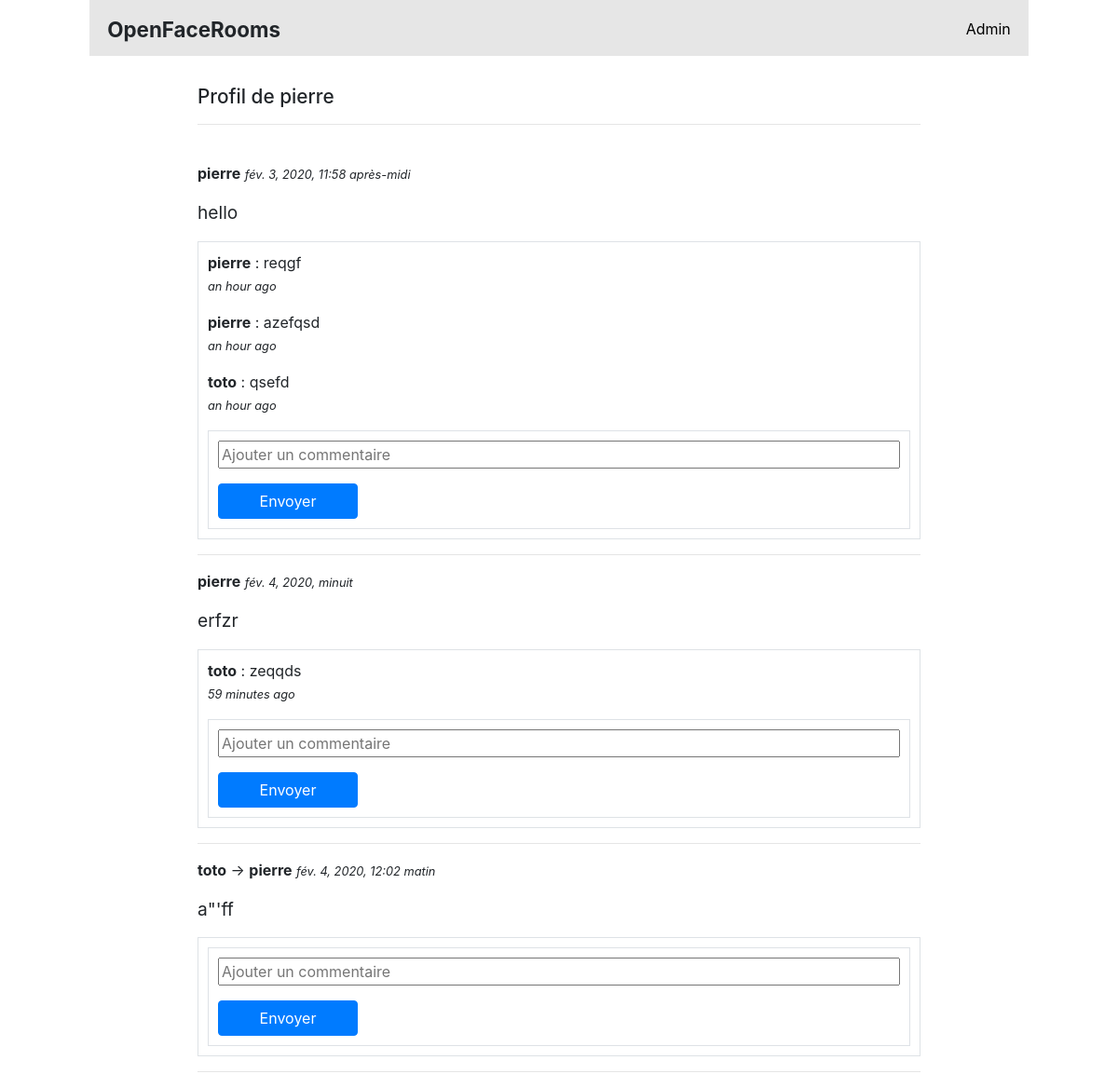
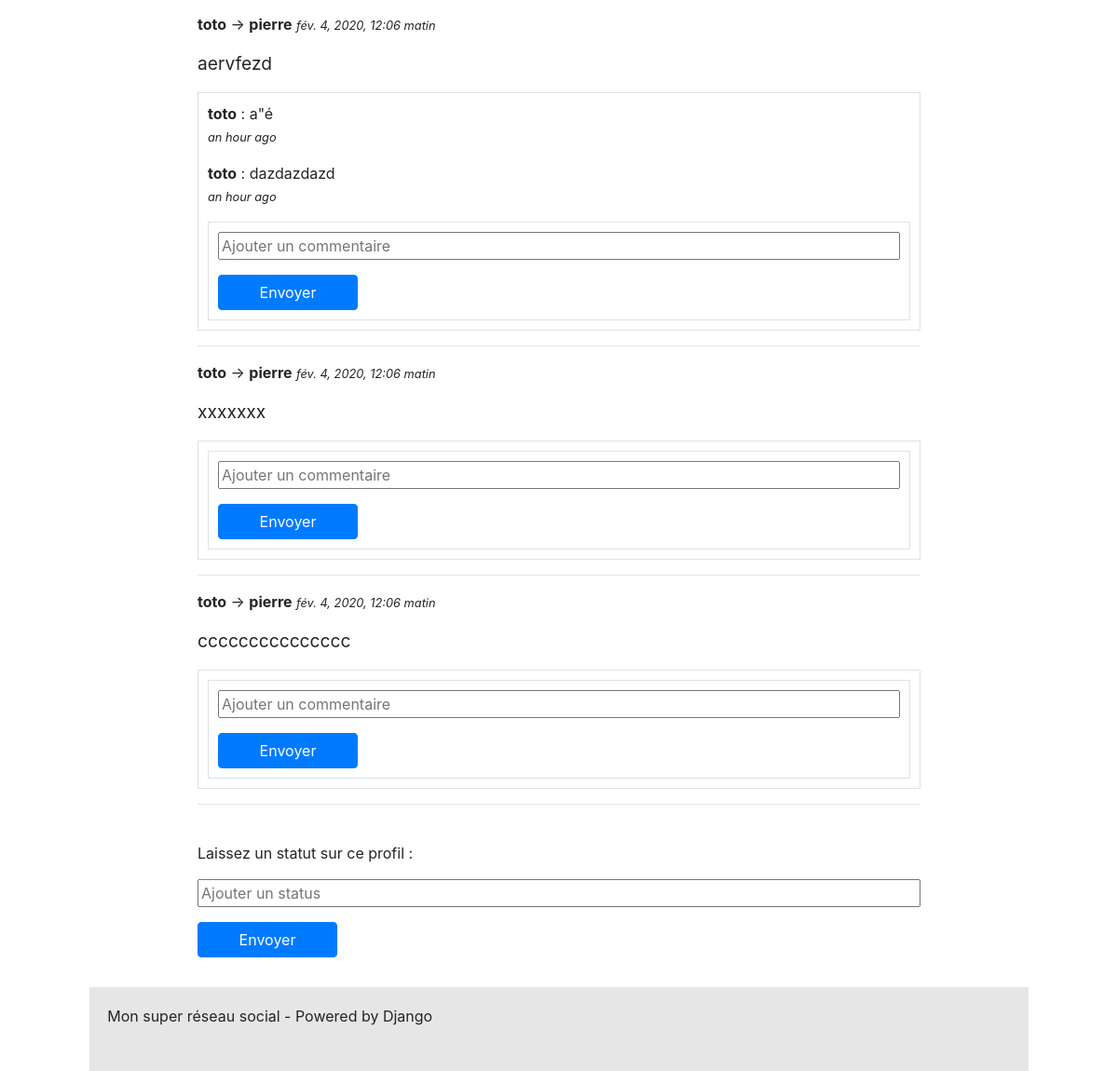
The page /profile/2 on the database its author committed (2 pictures, top to bottom).
### social/models.py (models this page shows, shortened)
class Profile(models.Model):
    user      = models.CharField(max_length=100, verbose_name="")
    date      = models.DateTimeField(default=timezone.now, verbose_name="Date de création")
    class Meta:
        verbose_name="Profil"
    def __str__(self):
        return "Profil de {}".format(self.user)

class Message(models.Model):
    content = models.CharField(max_length=100, verbose_name="")
    author  = models.CharField(max_length=100, verbose_name="")
    date    = models.DateTimeField(default=timezone.now, verbose_name="Date de création")

class ProfileStatus(Message):
    profile = models.ForeignKey('Profile', on_delete=models.CASCADE)
    class Meta:
        verbose_name="Statut"
    def __str__(self):
        return self.content

class Message(models.Model):
    content = models.CharField(max_length=100, verbose_name="")
    author  = models.CharField(max_length=100, verbose_name="")
    date    = models.DateTimeField(default=timezone.now, verbose_name="Date de création")

class Comment(Message):
    status  = models.ForeignKey('ProfileStatus', on_delete=models.CASCADE)
    class Meta:
        verbose_name="Commentaire"

### social/views.py (the view)
# urls.py: path('profile/<id>', views.show_profile, name='show_profile'),
def show_profile(request, id):
    try:
        profile = Profile.objects.get(id=id)
    except:
        raise Http404
    try:
        if request.POST['type_form'] == 'profile_status':
            status = ProfileStatus()
            status.content = request.POST['content']
            status.profile = Profile.objects.get(id=request.POST['profile'])
            status.author = User_Auth.objects.get(id=request.user.id)
            status.save()
            return redirect(show_profile, id)
    except:
        pass
    form = CommentForm(request.POST or None)
    try:
        if request.POST['type_form'] == 'comment_status':
            if form.is_valid():
                comment = Comment()
                comment.content = request.POST['content']
                comment.status = ProfileStatus.objects.get(id=request.POST['status'])
                comment.author = User_Auth.objects.get(id=request.user.id)
                comment.save()
                return redirect(show_profile, id)
    except:
        pass
    statutes = ProfileStatus.objects.filter(profile=profile)
    return render(request, 'social/show_profile.html', locals())

### social/forms.py
class CommentForm(forms.ModelForm):
    def __init__(self, *args, **kwargs):
        super(CommentForm, self).__init__(*args, **kwargs)
        self.fields['content'].widget.attrs['placeholder'] = "Ajouter un commentaire"
    class Meta:
        model = Comment
        fields = ('content',)

### social/templates/social/show_profile.html (shortened to what this page needs)
{% extends "base.html" %}
{% load humanize %}
{% block content%}
	<h2>{{ profile }}</h2>
	<hr>
	<br>
	{% for status in statutes %}
		<p>
			{% if status.author == status.profile.user %}
				<b>{{ status.author }}</b>
			{% else %}
				<b>{{ status.author }}</b> -> <b>{{ status.profile.user }}</b>
			{% endif %}
			<i>{{ status.date }}</i>
			<div class="status">{{ status }}</div>
		</p>
		<div class="border">
			{% if status.comment_set.all.count > 0 %}
				{% for comment in status.comment_set.all %}
					<p>
						<b>{{ comment.author }}</b> : {{ comment.content }}
						<br>
						<i>{{ comment.date|naturaltime }}</i>
					</p>
				{% endfor %}
			{% endif %}
			<div class="border">
				<form action="{% url "show_profile" profile.id  %}" method="post">
				    {{ form.as_p }}
				    <input class="btn btn-primary" type="submit" value="Envoyer" />
				</form>
			</div>
		</div>
		<hr>
	{% endfor %}
		<br>
		<p>Laissez un statut sur ce profil : </p>
		<form action="{% url "show_profile" profile.id  %}" method="post">
		    <p><input type="text" name="content" placeholder="Ajouter un status"></p>
		    <input class="btn btn-primary" type="submit" value="Envoyer" />
		</form>
{% endblock%}

### templates/base.html (style rules this page uses)
.status { font-size: 1.2em; }
.border { padding: 10px; }
.btn { width: 150px; }
input { width:100%; }
h2 { font-size: 1.3em; }
i { font-size: 0.8em; }

### rows shown on the page
Profile: user "Profil de pierre"
ProfileStatus: author "pierre", date "fév. 3, 2020, 11:58 après-midi", content "hello"
Comment: author "pierre", content "reqgf", date "an hour ago"
Comment: author "pierre", content "azefqsd", date "an hour ago"
Comment: author "toto", content "qsefd", date "an hour ago"
ProfileStatus: author "pierre", date "fév. 4, 2020, minuit", content "erfzr"
Comment: author "toto", content "zeqqds", date "59 minutes ago"
ProfileStatus: author "toto", profile.user "pierre", date "fév. 4, 2020, 12:02 matin", content "a\"'ff"
ProfileStatus: author "toto", profile.user "pierre", date "fév. 4, 2020, 12:06 matin", content "aervfezd"
Comment: author "toto", content "a\"é", date "an hour ago"
Comment: author "toto", content "dazdazdazd", date "an hour ago"
ProfileStatus: author "toto", profile.user "pierre", date "fév. 4, 2020, 12:06 matin", content "xxxxxxx"
ProfileStatus: author "toto", profile.user "pierre", date "fév. 4, 2020, 12:06 matin", content "ccccccccccccccc"
